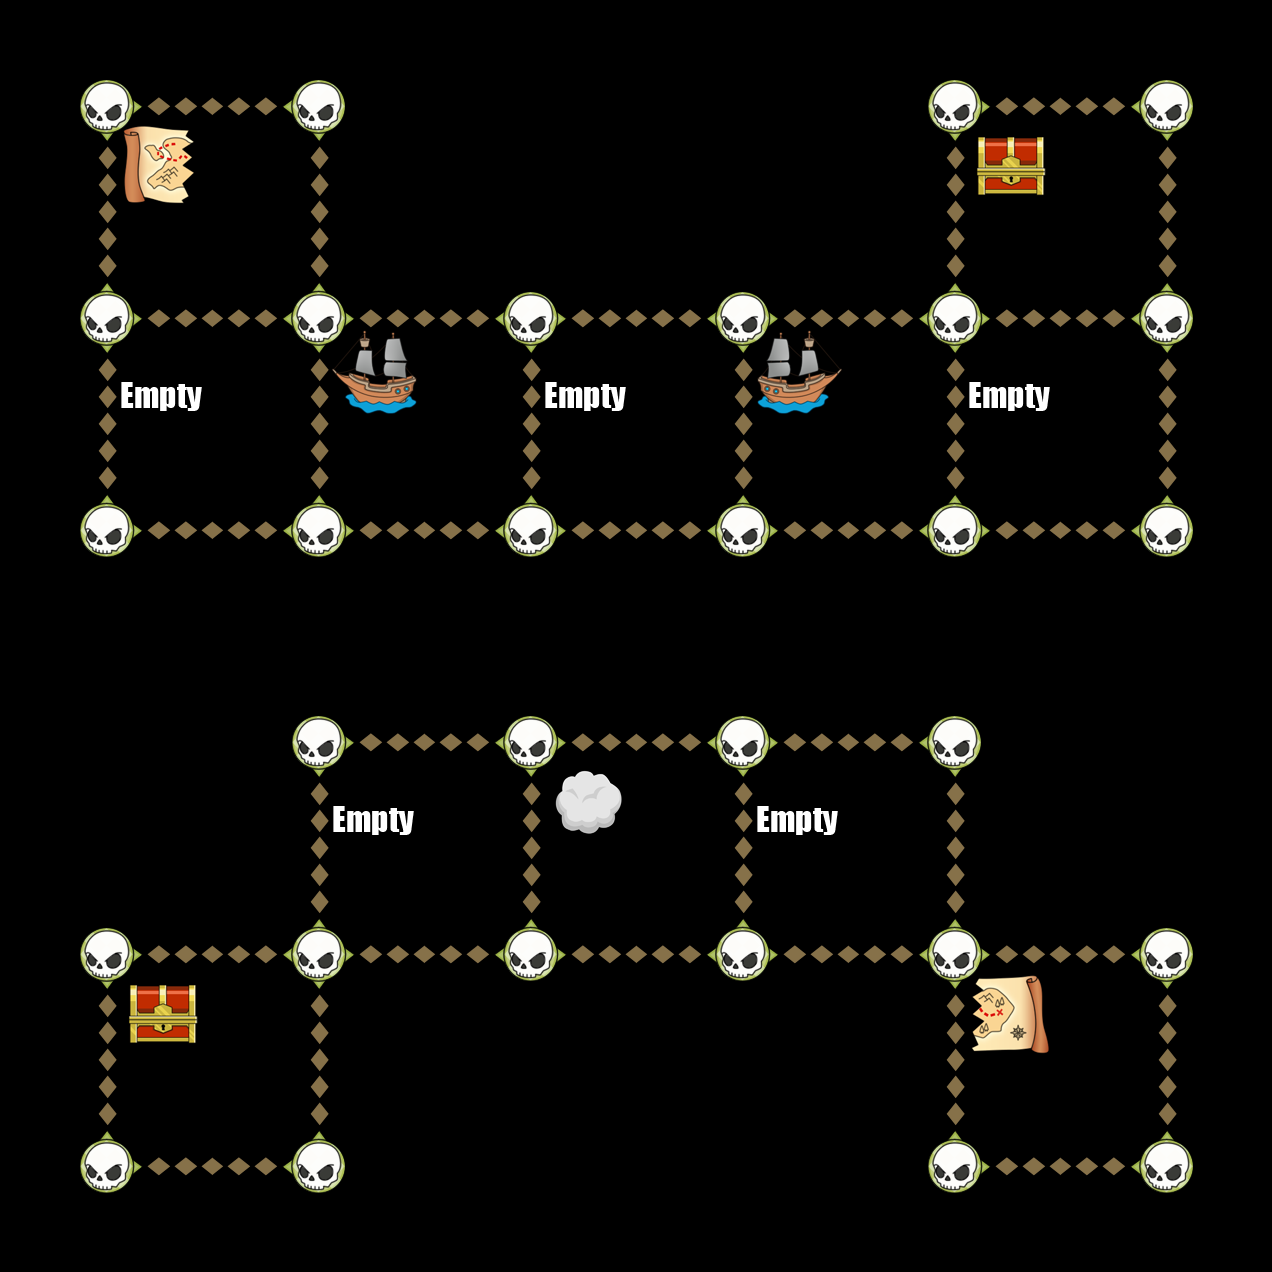

A level layout from a 2D game, rendered from its tile map. Below: a short description, then the map file with tile-grid data replaced by summaries:
An orthogonal 6x6 tile map with 212x212 px tiles, 6 tile layers (Down, Up, Left, Right, ...).

<map version="1.0" orientation="orthogonal" width="6" height="6" tilewidth="212" tileheight="212">
 <tileset firstgid="1" name="TileGraphic_Final-ipadhd" tilewidth="212" tileheight="212">
  <image source="TileGraphic_Final-ipadhd.png" width="636" height="1060" />
  <tile id="0">
   <properties>
    <property name="LineFilled" value="True" />
   </properties>
  </tile>
  <tile id="2">
   <properties>
    <property name="Item" value="TreasureBox" />
   </properties>
  </tile>
  <tile id="4">
   <properties>
    <property name="RowFilled" value="True" />
   </properties>
  </tile>
  <tile id="6">
   <properties>
    <property name="Item" value="CannonLeft" />
   </properties>
  </tile>
  <tile id="7">
   <properties>
    <property name="Item" value="ShipRight" />
   </properties>
  </tile>
  <tile id="8">
   <properties>
    <property name="Item" value="MapOne" />
   </properties>
  </tile>
  <tile id="9">
   <properties>
    <property name="Item" value="CannonRight" />
   </properties>
  </tile>
  <tile id="10">
   <properties>
    <property name="Item" value="ShipLeft" />
   </properties>
  </tile>
  <tile id="11">
   <properties>
    <property name="Item" value="MapTwo" />
   </properties>
  </tile>
  <tile id="12">
   <properties>
    <property name="Item" value="Empty" />
   </properties>
  </tile>
  <tile id="13">
   <properties>
    <property name="Item" value="Skull" />
   </properties>
  </tile>
  <tile id="14">
   <properties>
    <property name="Item" value="Fog" />
   </properties>
  </tile>
 </tileset>
 <layer name="Down" width="6" height="6">
  <data>[36 cells, 18 non-empty, 1 distinct tile ids]</data>
 </layer>
 <layer name="Up" width="6" height="6">
  <data>[36 cells, 18 non-empty, 1 distinct tile ids]</data>
 </layer>
 <layer name="Left" width="6" height="6">
  <data>[36 cells, 22 non-empty, 1 distinct tile ids]</data>
 </layer>
 <layer name="Right" width="6" height="6">
  <data>[36 cells, 22 non-empty, 1 distinct tile ids]</data>
 </layer>
 <layer name="Dots" width="6" height="6">
  <data>[36 cells, 30 non-empty, 1 distinct tile ids]</data>
 </layer>
 <layer name="Items" width="6" height="6">
  <data>[36 cells, 12 non-empty, 7 distinct tile ids]</data>
 </layer>
</map>
